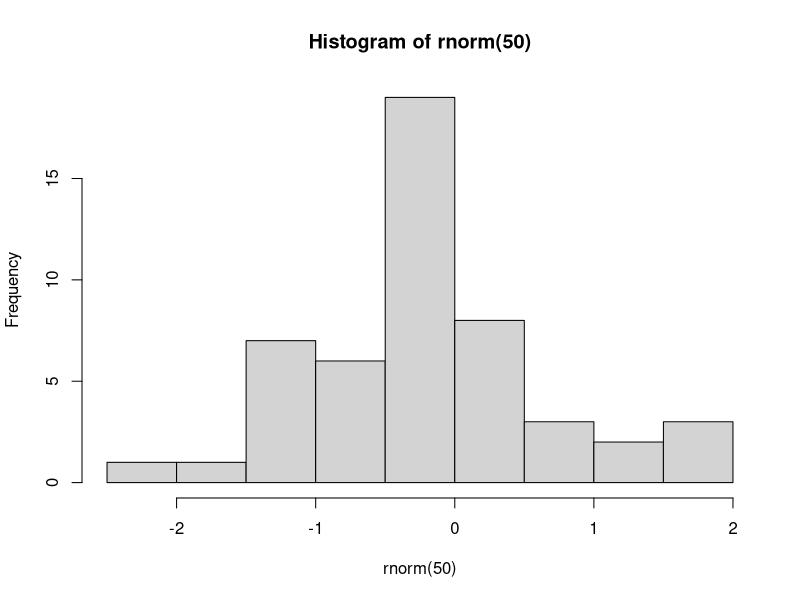

This chart was generated by the following R code:
## ---- chunk 1
 hist(rnorm(50))
